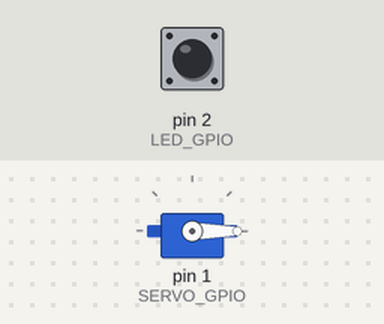
The sketch below on a simulated Arduino Uno, built with avr-gcc and run on an emulated ATmega328P. Shown: servo. The inputs (shaded band) are chosen by the test bench; at power-on: pin 2 (LED_GPIO) HIGH.

Above: at 1.2 s.
1.3 s: pin 2 (LED_GPIO) pulled LOW for 0.15 s
At 1.4 s:
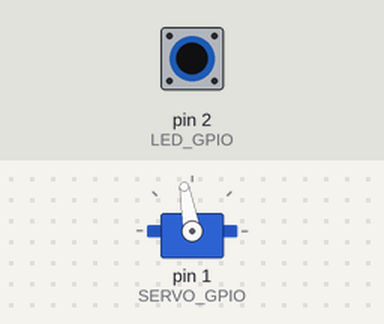
3.0 s: pin 2 (LED_GPIO) pulled LOW for 3.2 s
At 6.8 s:
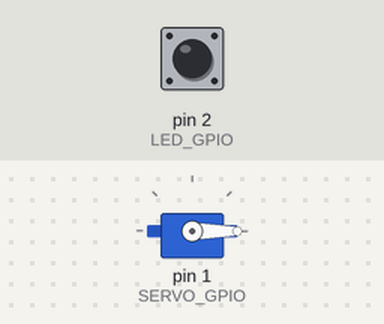
Timing chart, 0 to 8.3 s (numbered marks = the images above; inputs shaded):
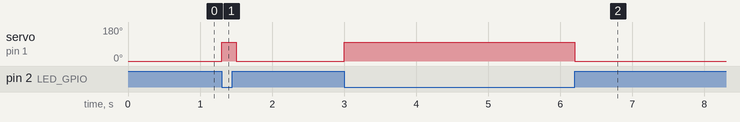

Measured:
- after the input at 1.3 s, servo on pin 1 (SERVO_GPIO): 0° → 100° at once, → 0° 0.20 s later
- after the input at 3.0 s, servo on pin 1 (SERVO_GPIO): 0° → 100° at once, → 0° 3.2 s later

The sketch:

Simple_Servo.ino
```cpp
#include "Servo.h"

#define SERVO_GPIO  1
#define LED_GPIO    2

Servo servo;

void setup() {
  /* Define o pino do LED como saída */
  pinMode( LED_GPIO, OUTPUT);
  /* Instancia o Servo */
  servo.attach( SERVO_GPIO );
  /* Define o botão a ser pressionado */
  pinMode( LED_GPIO, INPUT_PULLUP);
}


void loop() {
  /* Verifica o estado do botão de entrada */
  if ( digitalRead(LED_GPIO) == 0 ){
    servo.write(100);

  }else{
    servo.write(0);
  }
  delay(100);
}
```
